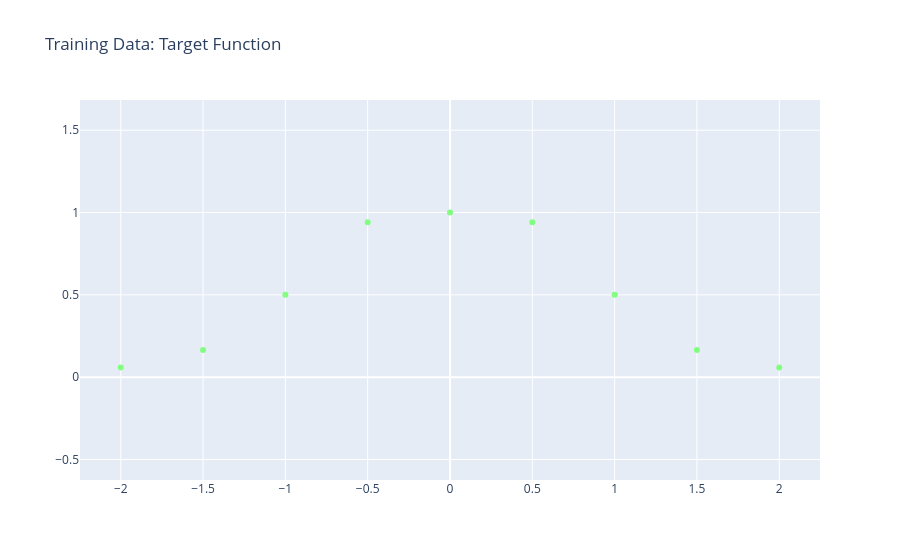

The code cell stored with this chart in its notebook:
### Code cell
# --- Build the training set ---
X_train, w_train = make_lattice_dataset(n=d0, dim=2, step=0.5, seed=0, noise_level=0)

plot_data((X_train[:, 0].numpy(), w_train.numpy().T[0]) ,title="Training Data: Target Function")
#plot_lattice(X_train.numpy(), w_train.numpy().T[0])

### Figure 1 — Plotly figure (JSON) as saved in the notebook; plotly's stock layout.template omitted (floating-point values rounded to 4 significant figures)
{"data": [{"hoverinfo": "text", "marker": {"color": [0, 0, 0, 0, 0, 0, 0, 0, 0], "colorscale": [[0, "rgb(0,0,131)"], [0.2, "rgb(0,60,170)"], [0.4, "rgb(5,255,255)"], [0.6, "rgb(255,255,0)"], [0.8, "rgb(250,0,0)"], [1, "rgb(128,0,0)"]], "opacity": 1, "size": 6}, "mode": "markers", "text": ["Color: 0.000", "Color: 0.000", "Color: 0.000", "Color: 0.000", "Color: 0.000", "Color: 0.000", "Color: 0.000", "Color: 0.000", "Color: 0.000"], "type": "scatter", "x": [-2.0, -1.5, -1.0, -0.5, 0.0, 0.5, 1.0, 1.5, 2.0], "y": [0.05882, 0.1649, 0.5, 0.9412, 1.0, 0.9412, 0.5, 0.1649, 0.05882]}], "layout": {"title": {"text": "Training Data: Target Function"}, "xaxis": {"scaleanchor": "y"}, "yaxis": {"scaleanchor": "x"}}}
